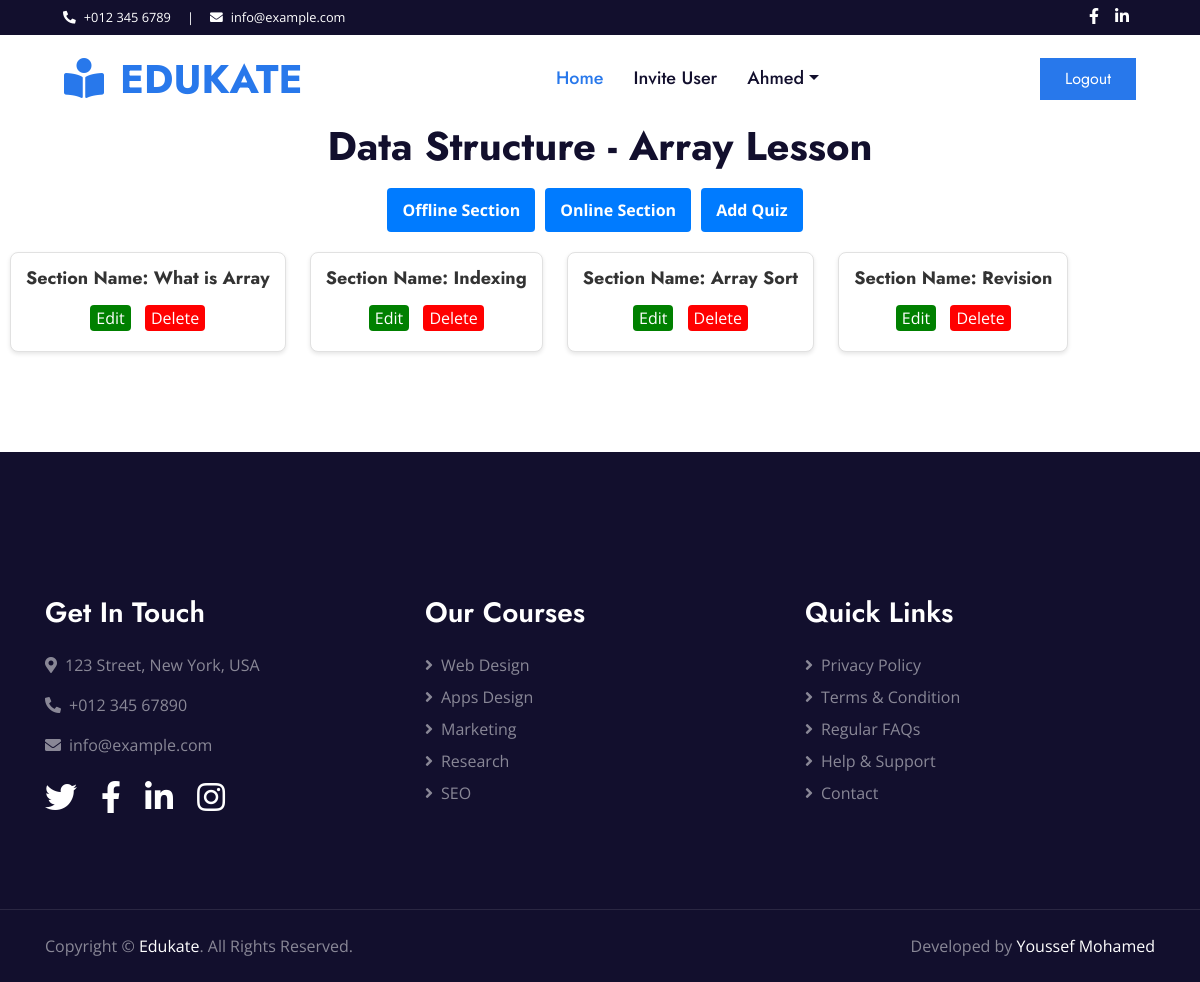
The app's page /instructor/new-section/32 (signed in) with its own data.
### instructor/models.py (models this page shows, shortened)
class Lesson(models.Model):
    course = models.ForeignKey(Course, on_delete=models.CASCADE)
    name = models.CharField(max_length=50)
    content = models.TextField(max_length=1000)
    students = models.ManyToManyField(Student, through="StudentCourseAccess")

class Course(models.Model):
    instructor = models.ForeignKey(Instructor, on_delete=models.CASCADE)
    courseName = models.CharField(max_length=50)
    image = models.ImageField(upload_to='course_image/%Y/%m/%d/')
    description = models.TextField(max_length=500)
    Type = models.CharField(max_length=50)
    student_complete = models.ManyToManyField(Student, through="CompleteCourse")

class Section(models.Model):
    lesson = models.ForeignKey(Lesson, on_delete=models.CASCADE)
    sectionName = models.CharField(max_length=50)
    video = models.FileField(upload_to='videos/%Y/%m/%d/', null=True)
    content = models.TextField(max_length=1000)
    pdf = models.FileField(upload_to='pdfs/%Y/%m/%d/')

### instructor/views/section_views.py (the view, shortened to what this page needs)
# urls.py: path('new-section/<int:id>', upload_section, name='upload_section'),
@login_required
@user_passes_test(lambda user: user.is_staff and not user.is_superuser and Instructor.objects.filter(staffuser=user).exists())
def upload_section(request, id):
    form = SectionForm()
    form2 = OnlineSectionForm()
    current_lesson = Lesson.objects.get(id=id)
    sections = Section.objects.filter(lesson = current_lesson)
    return render(request, 'upload_section.html', {'form':form, 'form2':form2, 'sections':sections, 'lesson':current_lesson})

### templates/upload_section.html (shortened to what this page needs)
{% extends 'base/base.html'%}
{% load static %}
{% block content%}
</head>
<body>
    <h1><a href="{% url 'upload_lesson' lesson.course.id %}" style="color: #120F2D;"> {{lesson.course.courseName}}</a> - {{lesson.name}} Lesson</h1>
    <div class="button-container">
        <button class= "addBtn" id="addLessonBtn">Offline Section</button>
        <button class= "addBtn" id="addLessonBtn2">Online Section</button>
        <a href="{% url 'create_quiz' lesson.id%}"><button class="addBtn" id="quizBtn">Add Quiz</button></a>
    </div>
    {% for section in sections %}
    <div class="lesson-container">
        <a href="{% url 'instructor_section' section.id%}"><h1 class="lesson-title">Section Name: {{ section.sectionName }}</h1></a>
        <a href="{% url 'edit_section' section.id %}"><button class="editLessonBtn" data-lesson-id="{{ lesson.id }}">Edit</button></a>
        <a href="{% url 'delete_section' section.id %}"><button id="red-button">Delete</button></a>
    </div>
    {% endfor %}
</body>
</html>
{% endblock %}

### templates/base/header.html (shortened to what this page needs)
{% load static %}
<!DOCTYPE html>
<html>
    <head>
    <link href="https://cdnjs.cloudflare.com/ajax/libs/font-awesome/5.10.0/css/all.min.css" rel="stylesheet">
    <link href="{% static 'css/style.css' %}" rel="stylesheet">
    </head>
    <body>
        <div class="container-fluid bg-dark">
            <div class="row py-2 px-lg-5">
                <div class="col-lg-6 text-center text-lg-left mb-2 mb-lg-0">
                    <div class="d-inline-flex align-items-center text-white">
                        <small><i class="fa fa-phone-alt mr-2"></i>+012 345 6789</small>
                        <small class="px-3">|</small>
                        <small><i class="fa fa-envelope mr-2"></i>info@example.com</small>
                    </div>
                </div>
                <div class="col-lg-6 text-center text-lg-right">
                    <div class="d-inline-flex align-items-center">
                        <a class="text-white px-2" href="">
                            <i class="fab fa-facebook-f"></i>
                        </a>
                        <a class="text-white px-2" href="">
                            <i class="fab fa-linkedin-in"></i>
                        </a>
                    </div>
                </div>
            </div>
        </div>
        <div class="container-fluid p-0">
            <nav class="navbar navbar-expand-lg bg-white navbar-light py-3 py-lg-0 px-lg-5">
                <a href="{% url 'index' %}" class="navbar-brand ml-lg-3">
                    <h1 class="m-0 text-uppercase text-primary"><i class="fa fa-book-reader mr-3"></i>Edukate</h1>
                </a>
                <div class="collapse navbar-collapse justify-content-between px-lg-3" id="navbarCollapse">
                    <div class="navbar-nav mx-auto py-0">
                        {% if user.is_authenticated %}
                        {% if user.is_staff and not user.is_superuser %}
                        {% if request.user.assistant %}
                        <a href="{% url 'index' %}" class="nav-item nav-link active">Home</a>
                        <a href="{% url 'generate_invitation' %}" class="nav-item nav-link">Invite User</a>
                        {% else %}
                        <a href="{% url 'index' %}" class="nav-item nav-link active">Home</a>
                        <a href="{% url 'generate_invitation' %}" class="nav-item nav-link">Invite User</a>
                        <div class="nav-item dropdown">
                            <a href="#" class="nav-link dropdown-toggle" data-toggle="dropdown">{{user.username}}</a>
                        </div>
                        {% endif %}
                        {% elif user.is_superuser%}
                        <a href="{% url 'index' %}" class="nav-item nav-link active">Home</a>
                        <a href="{% url 'view_mesasges' %}" class="nav-item nav-link">Messages</a>
                        <a href="{% url 'admin:index' %}" class="nav-item nav-link">Admin Panel</a>
                        {% endif %}
                        {% else %}
                        <a href="index.html" class="nav-item nav-link active">Home</a>
                        <a href="#about" class="nav-item nav-link">About Us</a>
                        <a href="#contact" class="nav-item nav-link">Contact Us</a>
                        {% endif %}
                    </div>
                    {% if user.is_authenticated %}
                    <a href="{% url 'signout' %}" class="btn btn-primary py-2 px-4">Logout</a>
                    {% else %}
                    <a href="{% url 'signin' %}" class="btn btn-primary py-2 px-4">Login</a>
                    {% endif %}
                </div>
            </nav>
        </div>
    </body>
</html>

### templates/upload_section.html (style rules this page uses)
body { font-family: Arial, sans-serif; }
h1 { text-align: center; }
.button-container { display: flex; justify-content: center; padding: 10px; }
.addBtn { background-color: #007BFF; color: white; border: none; border-radius: 4px; padding: 10px 15px; cursor: pointer; font-weight: bold; margin-right: 10px; }
.lesson-container { display: inline-block; margin: 10px; padding: 15px; border: 1px solid #e1e1e1; background-color: #fff; box-shadow: 0 2px 4px rgba(0, 0, 0, 0.1); border-radius: 8px; text-align: center; position: relative; }
.lesson-container button { background-color: green; color: white; border: none; border-radius: 4px; cursor: pointer; margin: 5px; }
.lesson-container button#red-button { background-color: #FF0000; }
.lesson-title { font-size: 18px; font-weight: bold; color: #333; margin-bottom: 10px; }

### records on screen
Lesson: course.courseName "Data Structure", name "Array"
Section: sectionName "What is Array"
Section: sectionName "Indexing"
Section: sectionName "Array Sort"
Section: sectionName "Revision"

### other values on screen
{{ user.username }} "Ahmed"
